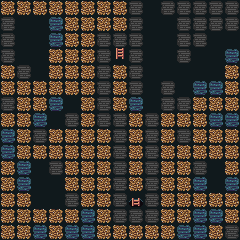

This is a level from a 2D game, rendered from its Tiled map with the project's own tilesets. A one-line summary and the complete map file follow:
An orthogonal 15x15 tile map with 16x16 px tiles, 1 tile layer (Tile Layer 1).

<map version="1.5" tiledversion="1.6.0" orientation="orthogonal" renderorder="right-down" width="15" height="15" tilewidth="16" tileheight="16" infinite="0" nextlayerid="2" nextobjectid="1">
 <editorsettings>
  <export target="../level/explain_push.lua" format="lua" />
 </editorsettings>
 <tileset firstgid="1" source="tileset.tsx" />
 <layer id="1" name="Tile Layer 1" width="15" height="15">
  <data encoding="csv">
1,1,1,1,1,1,1,1,4,2,4,4,4,4,4,
4,2,2,3,1,1,1,1,4,2,2,4,4,4,4,
4,2,2,3,1,1,4,4,4,2,2,4,4,2,2,
4,2,2,1,1,1,4,9,4,2,2,4,2,2,3,
1,4,2,1,1,1,4,1,4,2,2,2,2,2,1,
1,1,1,1,1,1,4,1,4,2,4,2,3,3,1,
4,1,1,3,2,1,4,1,3,2,4,4,1,1,1,
1,1,3,2,4,1,4,4,1,4,1,1,1,3,3,
3,1,4,1,1,1,1,4,1,4,1,4,1,1,1,
3,1,1,1,1,1,1,4,1,4,1,1,1,1,1,
1,3,2,4,1,1,1,4,1,4,1,1,4,2,1,
1,3,2,2,1,1,1,4,1,4,1,1,3,2,3,
1,1,2,2,4,1,1,4,10,4,1,1,1,1,1,
1,1,1,1,1,3,1,4,4,4,1,1,3,3,1,
1,1,3,1,3,3,1,1,1,1,1,3,3,1,4
</data>
 </layer>
</map>
